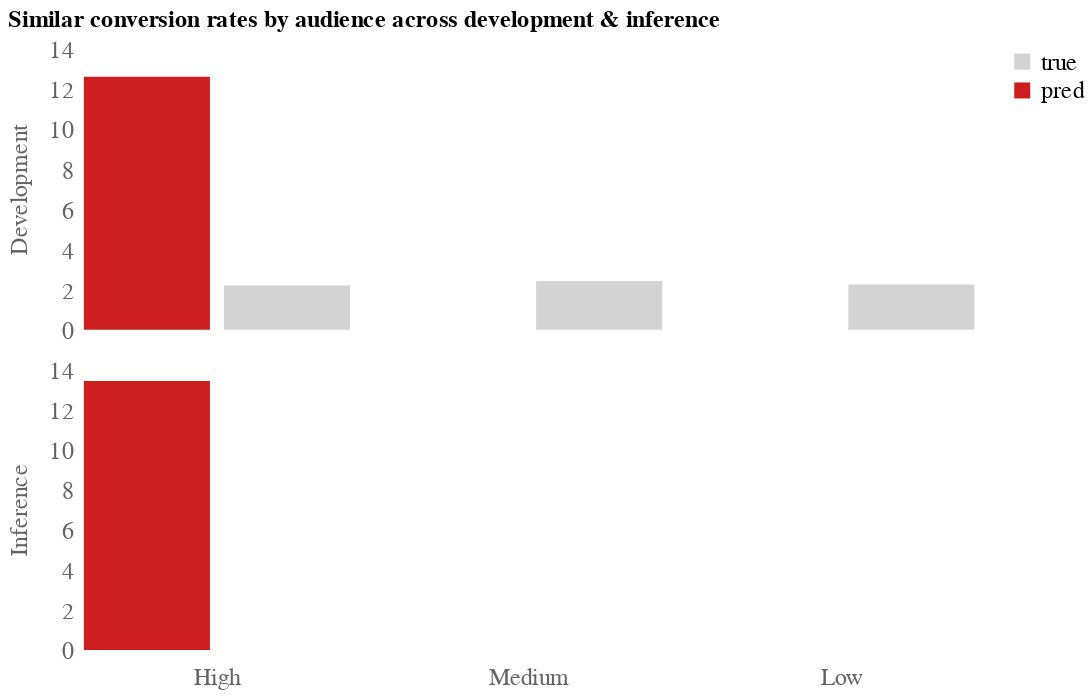

Notebook cell for this chart:
### Markdown cell above
Show plot comparing true and predicted conversion rates for each audience group

### Code cell
chart = dh.plot_repeated_column_row_grouped_bar_chart(
    df_hmap_aud,
    xvar = "var",
    yvar = "value",
    color_by_col = "var",
    row_var = "data_type",
    col_var = "maudience",
    ptitle_str=(
        "Similar conversion rates by audience across "
        "development & inference"
    ),
    tooltip=[
        alt.Tooltip('maudience:N', title='Audience Group'),
        alt.Tooltip('data_type:N', title="Type of data"),
        alt.Tooltip('var:N', title="Quantity"),
        alt.Tooltip('value:Q', title='Value', format=".2f"),
    ],
    row_spacing = 25,
    bar_order=['true', 'pred'],
    bar_colors=['lightgrey', '#cc1e1f'],
    axis_label_fontsize=15,
    axis_title_fontsize=15,
    show_title = True,
    fig_size=dict(width=175, height=175),
)
chart

### Figure 1 — Vega-Lite specification as saved in the notebook (floating-point values rounded to 4 significant figures)
{"config": {"view": {"continuousWidth": 300, "continuousHeight": 300, "strokeOpacity": 0}, "axis": {"grid": false, "labelColor": "#636363", "labelFontSize": 15}, "legend": {"labelFontSize": 15}}, "data": {"name": "data-2e801d5cea70e6d6b39ff1cb2d3ca13d"}, "mark": {"type": "bar"}, "encoding": {"color": {"field": "var", "scale": {"domain": ["true", "pred"], "range": ["lightgrey", "#cc1e1f"]}, "title": null, "type": "nominal"}, "column": {"field": "maudience", "header": {"labelColor": "#636363", "labelFontSize": 15, "orient": "bottom"}, "sort": ["High", "Medium", "Low"], "title": null, "type": "nominal"}, "row": {"field": "data_type", "header": {"labelColor": "#636363", "labelFontSize": 15}, "spacing": 25, "title": null, "type": "nominal"}, "tooltip": [{"field": "maudience", "title": "Audience Group", "type": "nominal"}, {"field": "data_type", "title": "Type of data", "type": "nominal"}, {"field": "var", "title": "Quantity", "type": "nominal"}, {"field": "value", "format": ".2f", "title": "Value", "type": "quantitative"}], "x": {"axis": {"domain": false, "labels": false, "ticks": false, "title": null}, "field": "var", "type": "nominal"}, "y": {"axis": {"domain": false, "ticks": false, "title": null}, "field": "value", "type": "quantitative"}}, "height": 175, "title": {"text": "Similar conversion rates by audience across development & inference", "anchor": "start", "fontSize": 15}, "width": 175, "$schema": "https://vega.github.io/schema/vega-lite/v5.8.0.json", "datasets": {"data-2e801d5cea70e6d6b39ff1cb2d3ca13d": [{"maudience": "High", "data_type": "Inference", "var": "true", "value": 0.0}, {"maudience": "Low", "data_type": "Inference", "var": "true", "value": 0.0}, {"maudience": "Medium", "data_type": "Inference", "var": "true", "value": 0.0}, {"maudience": "High", "data_type": "Inference", "var": "pred", "value": 13.45}, {"maudience": "Low", "data_type": "Inference", "var": "pred", "value": 0.0}, {"maudience": "Medium", "data_type": "Inference", "var": "pred", "value": 0.0}, {"maudience": "High", "data_type": "Development", "var": "true", "value": 2.217}, {"maudience": "Low", "data_type": "Development", "var": "true", "value": 2.262}, {"maudience": "Medium", "data_type": "Development", "var": "true", "value": 2.44}, {"maudience": "High", "data_type": "Development", "var": "pred", "value": 12.65}, {"maudience": "Low", "data_type": "Development", "var": "pred", "value": 0.0}, {"maudience": "Medium", "data_type": "Development", "var": "pred", "value": 0.0}]}}
